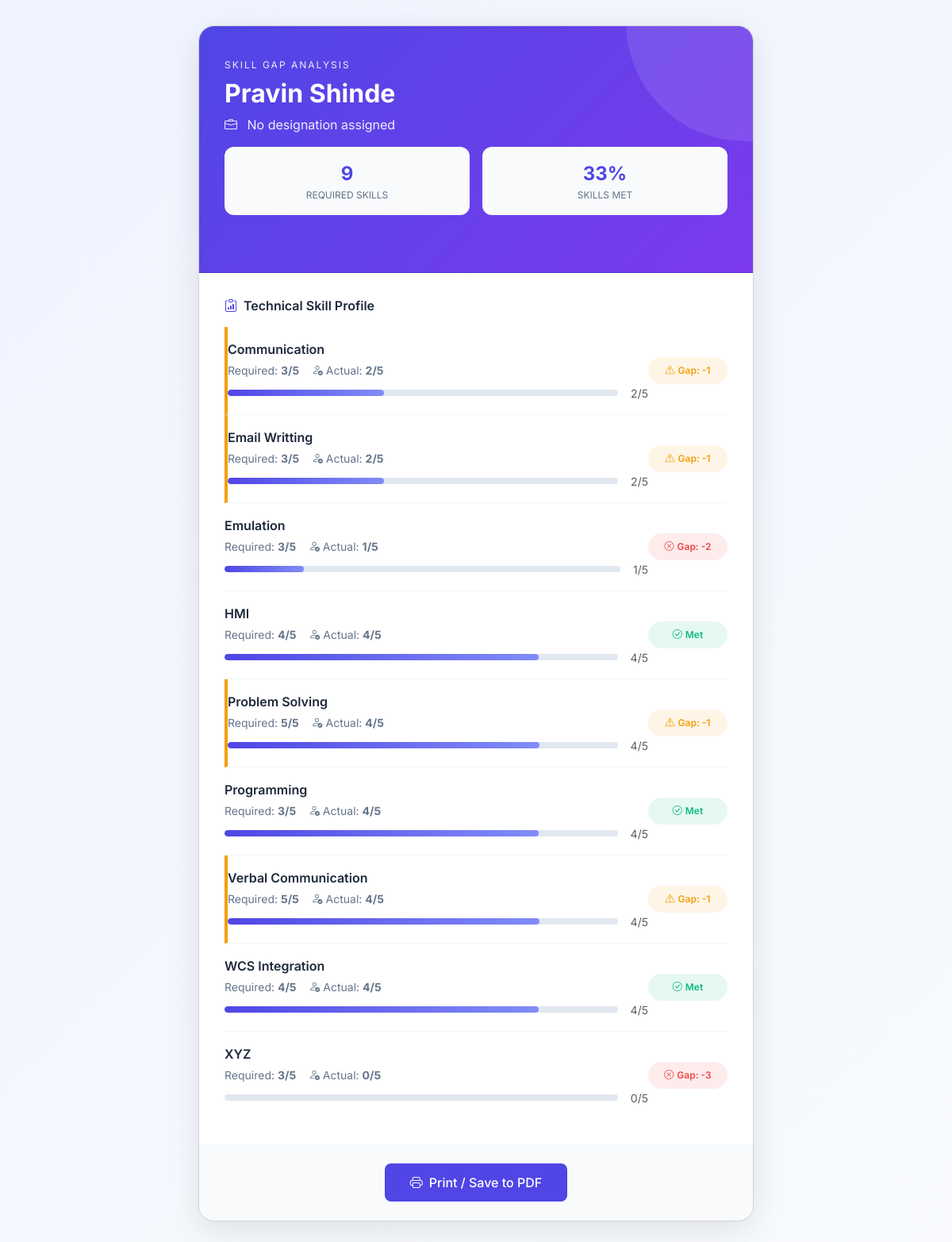
Screenshot of /employee/2/card/ with the database file from the repository.
### gap_analysis/models.py (models this page shows, shortened)
class SkillMatrix(models.Model):
    STATUS_CHOICES = [
        ('active', 'Active'),
        ('inactive', 'Inactive'),
        ('on_leave', 'On Leave'),
    ]
    user = models.OneToOneField(User, on_delete=models.CASCADE, null=True, blank=True)
    name = models.CharField(max_length=100)
    email = models.EmailField(blank=True, null=True)
    manager = models.ForeignKey('self', on_delete=models.SET_NULL, null=True, blank=True, related_name='subordinates')
    role_matrix = models.ForeignKey(RoleMatrix, on_delete=models.SET_NULL, null=True, blank=True, help_text="Assigned Role")
    status = models.CharField(max_length=20, choices=STATUS_CHOICES, default='active')
    join_date = models.DateField(null=True, blank=True)
    class Meta:
        ordering = ['name']

class Skill(models.Model):
    CATEGORY_CHOICES = [
        ('technical', 'Technical'),
        ('soft', 'Soft Skills'),
        ('leadership', 'Leadership'),
        ('domain', 'Domain Knowledge'),
        ('tools', 'Tools & Software'),
        ('other', 'Other'),
    ]
    name = models.CharField(max_length=100, unique=True)
    category = models.CharField(max_length=100, choices=CATEGORY_CHOICES, blank=True, null=True)
    description = models.TextField(blank=True, null=True)
    class Meta:
        ordering = ['name']

### gap_analysis/views.py (the view)
# urls.py: path('employee/<int:emp_id>/card/', views.SkillMatrixCardView.as_view(), name='employee_card'),
class SkillMatrixCardView(DetailView):
    model = SkillMatrix
    template_name = 'gap_analysis/employee_card.html'
    pk_url_kwarg = 'emp_id'
    context_object_name = 'employee'
    def get_context_data(self, **kwargs):
        context = super().get_context_data(**kwargs)
        employee = self.object
        benchmarks = SkillBenchmark.objects.filter(role_matrix=employee.role_matrix).select_related('skill')
        skill_details = []
        for bm in benchmarks:
            emp_skill = EmployeeSkill.objects.filter(skill_matrix=employee, skill=bm.skill).first()
            actual_level = emp_skill.actual_level if emp_skill else 0
            gap = bm.required_level - actual_level
            level_percentage = (actual_level / 5) * 100
            if gap <= 0:
                status = 'proficient'
            elif gap <= 1:
                status = 'warning'
            else:
                status = 'gap'
            skill_details.append({
                'name': bm.skill.name,
                'actual': actual_level,
                'level_percentage': level_percentage,
                'required': bm.required_level,
                'gap': gap,
                'status': status,
            })
        context['skill_details'] = skill_details
        if skill_details:
            proficient_count = sum(1 for s in skill_details if s['gap'] <= 0)
            skills_met_pct = round((proficient_count / len(skill_details)) * 100)
        else:
            skills_met_pct = 0
        context['skills_met_pct'] = skills_met_pct
        return context

### gap_analysis/templates/gap_analysis/employee_card.html (shortened to what this page needs)
<!DOCTYPE html>
<html>
<head>
    <link href="https://cdn.jsdelivr.net/npm/bootstrap@5.3.0/dist/css/bootstrap.min.css" rel="stylesheet">
    <link rel="stylesheet" href="https://cdn.jsdelivr.net/npm/bootstrap-icons@1.10.5/font/bootstrap-icons.css">
</head>
<body>
    <div class="card">
        <div class="card-header">
            <div class="company-name">Skill Gap Analysis</div>
            <h1 class="emp-name">{{ employee.name }}</h1>
            <p class="emp-role">
                <i class="bi bi-briefcase me-2"></i>
                {{ employee.designation.title|default:"No designation assigned" }}
            </p>
            <div class="stats-row mt-3">
                <div class="stat-item">
                    <div class="stat-value">{{ skill_details|length }}</div>
                    <div class="stat-label">Required Skills</div>
                </div>
                <div class="stat-item">
                    <div class="stat-value">{{ skills_met_pct }}%</div>
                    <div class="stat-label">Skills Met</div>
                </div>
            </div>
        </div>
        <div class="card-body">
            <h3 class="section-title">
                <i class="bi bi-clipboard-data"></i>Technical Skill Profile
            </h3>
            {% for skill in skill_details %}
                <div class="skill-row gap-{{ skill.status }}">
                    <div class="skill-info">
                        <p class="skill-name">{{ skill.name }}</p>
                        <p class="skill-numbers">
                             Required: <strong>{{ skill.required }}/5</strong>
                            <i class="bi bi-person-check"></i> Actual: <strong>{{ skill.actual }}/5</strong>
                        </p>
                        <div class="skill-levels">
                            <div class="level-bar-container">
                                <div class="level-bar-actual" style="width: {{ skill.level_percentage }}%"></div>
                            </div>
                            <small class="text-muted">{{ skill.actual }}/5</small>
                        </div>
                    </div>
                    {% if skill.status == 'proficient' %}
                        <div class="skill-badge badge-proficient">
                            <i class="bi bi-check-circle me-1"></i>Met
                        </div>
                    {% elif skill.gap <= 1 %}
                        <div class="skill-badge badge-warning">
                            <i class="bi bi-exclamation-triangle me-1"></i>Gap: -{{ skill.gap }}
                        </div>
                    {% else %}
                        <div class="skill-badge badge-gap">
                            <i class="bi bi-x-circle me-1"></i>Gap: -{{ skill.gap }}
                        </div>
                    {% endif %}
                </div>
            {% empty %}
                <div class="text-center py-4 text-muted">
                    <i class="bi bi-inbox d-block mb-2" style="font-size: 2rem;"></i>
                    No skills recorded for this employee yet.
                </div>
            {% endfor %}
        </div>
        <div class="print-btn">
            <button class="btn-print" onclick="window.print()">
                <i class="bi bi-printer"></i> Print / Save to PDF
            </button>
        </div>
    </div>
</body>
</html>

### gap_analysis/templates/gap_analysis/employee_card.html (style rules this page uses)
* { box-sizing: border-box; }
body { font-family: 'Inter', sans-serif; background: linear-gradient(135deg, #f0f4ff 0%, #f8fafc 100%); min-height: 100vh; padding: 2rem; }
.card { background: white; width: 100%; max-width: 700px; margin: 0 auto; border-radius: 20px; box-shadow: 0 10px 40px rgba(0,0,0,0.1); overflow: hidden; }
.card-header { background: linear-gradient(135deg, #4f46e5 0%, #7c3aed 100%); color: white; padding: 2.5rem 2rem; position: relative; overflow: hidden; }
.card-header::before { content: ''; position: absolute; top: -50%; right: -20%; width: 300px; height: 300px; background: rgba(255, 255, 255, 0.1); border-radius: 50%; }
.company-name { font-size: 12px; text-transform: uppercase; letter-spacing: 2px; opacity: 0.9; margin-bottom: 8px; }
.emp-name { margin: 0; font-size: 2rem; font-weight: 700; }
.emp-role { margin: 8px 0 0 0; font-size: 1rem; opacity: 0.9; }
.card-body { padding: 2rem; }
.stats-row { display: flex; gap: 1rem; margin-bottom: 2rem; }
.stat-item { flex: 1; text-align: center; padding: 1rem; background: #f8fafc; border-radius: 12px; }
.stat-value { font-size: 1.5rem; font-weight: 700; color: #4f46e5; }
.stat-label { font-size: 0.75rem; color: #64748b; text-transform: uppercase; }
.section-title { font-size: 1rem; font-weight: 600; color: #1e293b; margin-bottom: 1rem; display: flex; align-items: center; gap: 0.5rem; }
.section-title i { color: #4f46e5; }
.skill-row { display: flex; justify-content: space-between; align-items: center; padding: 1rem 0; border-bottom: 1px solid #f1f5f9; }
.skill-row:last-child { border-bottom: none; }
.skill-info { flex: 1; }
.skill-name { font-weight: 600; font-size: 1rem; color: #1e293b; margin: 0 0 4px 0; }
.skill-numbers { font-size: 0.875rem; color: #64748b; margin: 0; }
.skill-levels { display: flex; align-items: center; gap: 1rem; margin-top: 0.5rem; }
.level-bar-container { flex: 1; height: 8px; background: #e2e8f0; border-radius: 4px; overflow: hidden; position: relative; }
.level-bar-actual { height: 100%; background: linear-gradient(90deg, #4f46e5, #818cf8); border-radius: 4px; position: absolute; left: 0; top: 0; }
.skill-badge { padding: 0.5rem 1rem; border-radius: 20px; font-size: 0.75rem; font-weight: 600; text-align: center; min-width: 100px; white-space: nowrap; }
.badge-proficient { background-color: rgba(16, 185, 129, 0.1); color: #10b981; }
.badge-gap { background-color: rgba(239, 68, 68, 0.1); color: #ef4444; }
.badge-warning { background-color: rgba(245, 158, 11, 0.1); color: #f59e0b; }
.gap-warning { border-left: 4px solid #f59e0b; }
.print-btn { text-align: center; padding: 1.5rem; background: #f8fafc; }
.btn-print { background: #4f46e5; color: white; padding: 0.75rem 2rem; text-decoration: none; border-radius: 8px; font-weight: 500; display: inline-flex; align-items: center; gap: 0.5rem; border: none; cursor: pointer; }

### rows the page displays
SkillMatrix: name "Pravin Shinde"
Skill: name "Communication"
Skill: name "Email Writting"
Skill: name "Emulation"
Skill: name "HMI"
Skill: name "Problem Solving"
Skill: name "Programming"
Skill: name "Verbal Communication"
Skill: name "WCS Integration"
Skill: name "XYZ"

### other values shown
{{ employee.designation.title|default:"No designation assigned" }} "No designation assigned"
{{ skill_details|length }} "9"
{{ skills_met_pct }} "33"
{{ skill.required }} "3" "3" "3" "4" "5" "3" "5" "4" "3"
{{ skill.actual }} "2" "2" "1" "4" "4" "4" "4" "4" "0"
{{ skill.gap }} "1" "1" "1" "1"
{{ skill.gap }} "2" "3"
